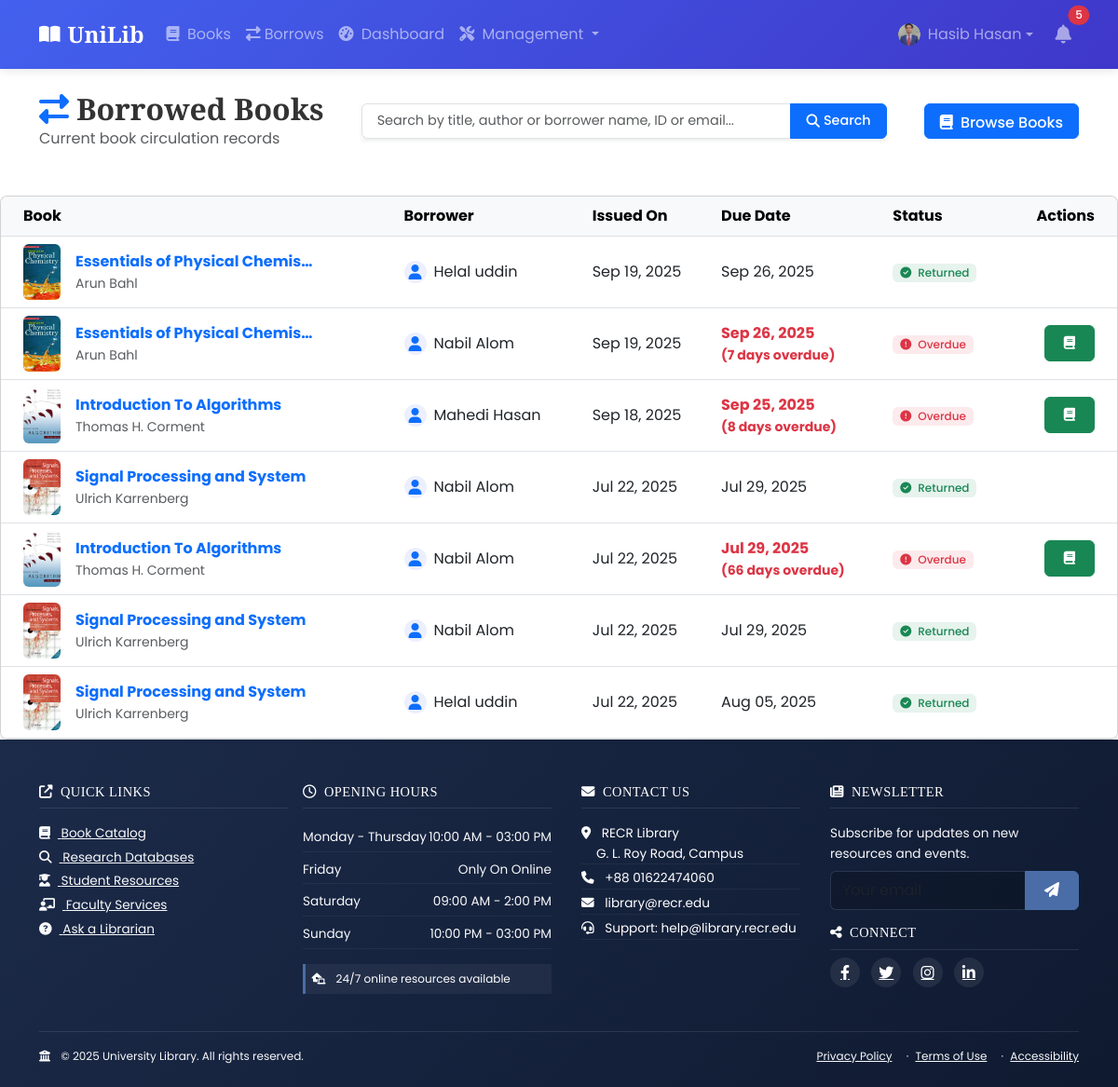
/transactions/borrows/ (signed in), run on an earlier commit of the app's database.
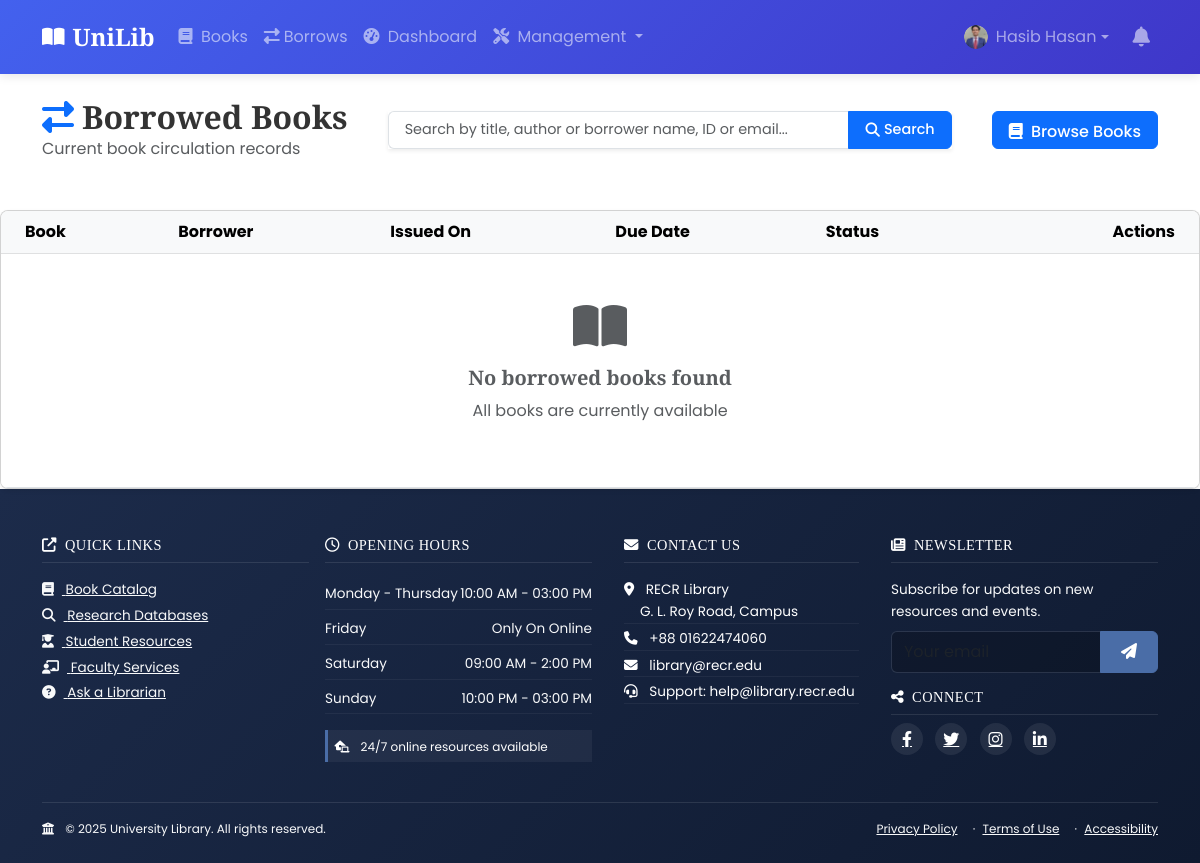
And on a later commit of the database.
### transactions/models.py (models this page shows, shortened)
class Borrow(models.Model):
    user = models.ForeignKey(User, on_delete=models.CASCADE, related_name='borrows')
    book = models.ForeignKey(Book, on_delete=models.CASCADE, related_name='borrows')
    issued_by = models.ForeignKey(User, on_delete=models.SET_NULL, null=True, related_name='issued_borrows')
    issue_date = models.DateField(auto_now_add=True)
    due_date = models.DateField()
    return_date = models.DateField(null=True, blank=True)
    is_returned = models.BooleanField(default=False)
    @property
    def is_overdue(self):
        return not self.is_returned and timezone.now().date() > self.due_date
    @property
    def overdue_days(self):
        if self.is_overdue:
            return (timezone.now().date() - self.due_date).days
        return 0

### books/models.py (models this page shows, shortened)
class Book(models.Model):
    title = models.CharField(max_length=200)
    author = models.CharField(max_length=100)
    isbn = models.CharField('ISBN', max_length=13, unique=True)
    publisher = models.CharField(max_length=100, blank=True)
    category = models.ForeignKey(Category, on_delete=models.SET_NULL, null=True)
    publication_date = models.DateField(null=True, blank=True)
    total_copies = models.PositiveIntegerField(default=1)
    available_copies = models.PositiveIntegerField(default=1)
    cover_image = models.ImageField(upload_to='book_covers/', blank=True, null=True)
    description = models.TextField(blank=True)
    created_at = models.DateTimeField(auto_now_add=True)
    updated_at = models.DateTimeField(auto_now=True)
    class Meta:
        ordering = ['title']

### accounts/models.py (models this page shows, shortened)
class User(AbstractUser):
    email = models.EmailField(unique=True)
    class Role(models.TextChoices):
        ADMIN = 'ADMIN', _('Admin')
        LIBRARIAN = 'LIBRARIAN', _('Librarian')
        STUDENT = 'STUDENT', _('Student')
        FACULTY = 'FACULTY', _('Faculty')
    role = models.CharField(max_length=10, choices=Role.choices, default=Role.STUDENT)
    university_id = models.CharField(max_length=20, unique=True)
    phone = models.CharField(max_length=15, blank=True)
    address = models.TextField(blank=True)
    profile_picture = models.ImageField(upload_to='profile_pics/', blank=True, null=True)
    def is_admin(self):
        return self.role == self.Role.ADMIN
    def is_librarian(self):
        return self.role == self.Role.LIBRARIAN
    def get_profile_picture(self):
        if self.profile_picture and hasattr(self.profile_picture, 'url'):
            return self.profile_picture.url
        return '/static/images/default_profile.png'

### transactions/views.py (the view, shortened to what this page needs)
# urls.py: path('borrows/', BorrowListView.as_view(), name='borrow-list'),
class BorrowListView(LoginRequiredMixin, ListView):
    model = Borrow
    template_name = 'transactions/borrow_list.html'
    context_object_name = 'borrows'
    paginate_by = 10
    def get_queryset(self):
        user = self.request.user
        queryset = Borrow.objects.all().order_by('-issue_date')
        search_query = self.request.GET.get('search', '').strip()
        if user.role in [User.Role.ADMIN, User.Role.LIBRARIAN]:
            return queryset
        return queryset.filter(user=user)

### notifications/utils.py (called while the page is built)
def notification_count(request):
    if request.user.is_authenticated:
        count = Notification.objects.filter(user=request.user, is_read=False).count()
        return {'unread_notification_count': count}
    return {}

### transactions/templates/transactions/borrow_list.html (shortened to what the changed rows need)
{% extends 'base.html' %}
{% block content %}
<div class="container py-4 animate__animated animate__fadeIn">
    <div class="d-flex flex-column flex-md-row justify-content-between align-items-center mb-4 gap-3">
        <div class="order-1 order-md-1 text-center text-md-start mb-3 mb-md-0">
            <h2 class="mb-0">
                <i class="fas fa-exchange-alt me-2 text-primary"></i>Borrowed Books
            </h2>
        </div>
    </div>
    </div>
    <div class="card shadow-sm">
        <div class="card-body p-0">
            <div class="table-responsive">
                <table class="table table-hover align-middle mb-0">
                    <thead class="table-light">
                        <tr>
                            <th class="ps-4">Book</th>
                            <th>Borrower</th>
                            <th>Issued On</th>
                            <th>Due Date</th>
                            <th>Status</th>
                            <th class="pe-4 text-end">Actions</th>
                        </tr>
                    </thead>
                    <tbody>
                        {% for borrow in borrows %}
                        <tr class="{% if borrow.is_overdue %}bg-danger-10{% elif borrow.is_returned %}bg-success-10{% endif %}">
                            <td class="ps-4">
                                <div class="d-flex align-items-center">
                                    {% if borrow.book.cover_image %}
                                    <img src="{{ borrow.book.cover_image.url }}"
                                         class="rounded me-3"
                                         alt="{{ borrow.book.title }}"
                                         style="width: 40px; height: 60px; object-fit: cover;">
                                    {% else %}
                                    <div class="rounded bg-light d-flex align-items-center justify-content-center me-3"
                                         style="width: 40px; height: 60px;">
                                        <i class="fas fa-book text-muted"></i>
                                    </div>
                                    {% endif %}
                                    <div>
                                        <a href="{% url 'book-detail' borrow.book.pk %}"
                                           class="text-primary fw-bold text-decoration-none">
                                            {{ borrow.book.title|truncatechars:30 }}
                                        </a>
                                        <p class="small text-muted mb-0">{{ borrow.book.author }}</p>
                                    </div>
                                </div>
                            </td>
                            <td>
                                <div class="d-flex align-items-center">
                                    <div class="avatar avatar-sm me-2">
                                        <i class="fas fa-user text-primary"></i>
                                    </div>
                                    {{ borrow.user.get_full_name }}
                                </div>
                            </td>
                            <td>{{ borrow.issue_date|date:"M d, Y" }}</td>
                            <td class="{% if borrow.is_overdue %}text-danger fw-bold{% endif %}">
                                {{ borrow.due_date|date:"M d, Y" }}
                                {% if borrow.is_overdue %}
                                <div class="small text-danger">({{ borrow.overdue_days }} days overdue)</div>
                                {% endif %}
                            </td>
                            <td>
                                {% if borrow.is_returned %}
                                <span class="badge bg-success bg-opacity-10 text-success">
                                    <i class="fas fa-check-circle me-1"></i> Returned
                                </span>
                                {% elif borrow.is_overdue %}
                                <span class="badge bg-danger bg-opacity-10 text-danger">
                                    <i class="fas fa-exclamation-circle me-1"></i> Overdue
                                </span>
                                {% else %}
                                <span class="badge bg-primary bg-opacity-10 text-primary">
                                    <i class="fas fa-book me-1"></i> Borrowed
                                </span>
                                {% endif %}
                            </td>
                            <td class="pe-4 text-end">
                                {% if not borrow.is_returned %}
                                <div class="btn-group btn-group-sm">
                                    <a href="{% url 'return-book' borrow.pk %}"
                                       class="btn btn-success"
                                       data-bs-toggle="tooltip"
                                       title="Return Book">
                                        <i class="fas fa-book"></i>
                                    </a>
                                </div>
                                {% endif %}
                            </td>
                        </tr>
                        {% empty %}
                        <tr>
                            <td colspan="6" class="text-center py-5">
                                <i class="fas fa-book-open fa-3x text-muted mb-3"></i>
                                <h5 class="text-muted">No borrowed books found</h5>
                                <p class="text-muted">All books are currently available</p>
                            </td>
                        </tr>
                        {% endfor %}
                    </tbody>
                </table>
            </div>
        </div>
    </div>
{% endblock %}

### templates/base.html (shortened to what the changed rows need)
{% load static %}
<!DOCTYPE html>
<html lang="en">
<head>
    <link href="https://cdn.jsdelivr.net/npm/bootstrap@5.3.0/dist/css/bootstrap.min.css" rel="stylesheet">
    <link rel="stylesheet" href="https://cdnjs.cloudflare.com/ajax/libs/font-awesome/6.4.0/css/all.min.css">
    <link rel="stylesheet" href="https://cdnjs.cloudflare.com/ajax/libs/animate.css/4.1.1/animate.min.css"/>
    <link rel="stylesheet" href="{% static 'css/style.css' %}">
</head>
<body class="d-flex flex-column min-vh-100">
    <nav class="navbar navbar-expand-lg navbar-dark bg-gradient-primary">
        <div class="container">
            <div class="collapse navbar-collapse" id="navbarNav">
                <ul class="navbar-nav">
                {% if user.is_authenticated %}
                <li class="nav-item d-flex align-items-center">
                    <a class="nav-link position-relative" href="{% url 'notification-list' %}">
                        <i class="fas fa-bell fa-lg"></i>
                        {% if unread_notification_count %}
                            <span class="position-absolute top-0 start-100 translate-middle badge rounded-pill bg-danger">
                                {{ unread_notification_count }}
                            </span>
                        {% endif %}
                    </a>
                </li>
                {% endif %}
            </ul>
            </div>
        </div>
    </nav>
    <main class="flex-grow-1">
        {% block content %}{% endblock %}
    </main>
</body>
</html>

What changed in the data, as far as the page shows it:
removed Borrow: book.cover_image (picture), book "Essentials of Physical Chemis…", book.author "Arun Bahl", user.get_full_name "Helal uddin", issue_date "Sep 19, 2025", due_date "Sep 26, 2025", is_returned True (drawn)
removed Borrow: book.cover_image (picture), book "Essentials of Physical Chemis…", book.author "Arun Bahl", user.get_full_name "Nabil Alom", issue_date "Sep 19, 2025", due_date "Sep 26, 2025", overdue_days "7", shows "Overdue"
removed Borrow: book.cover_image (picture), book "Introduction To Algorithms", book.author "Thomas H. Corment", user.get_full_name "Mahedi Hasan", issue_date "Sep 18, 2025", due_date "Sep 25, 2025", overdue_days "8", shows "Overdue"
removed Borrow: book.cover_image (picture), book "Signal Processing and System", book.author "Ulrich Karrenberg", user.get_full_name "Nabil Alom", issue_date "Jul 22, 2025", due_date "Jul 29, 2025", is_returned True (drawn)
removed Borrow: book.cover_image (picture), book "Introduction To Algorithms", book.author "Thomas H. Corment", user.get_full_name "Nabil Alom", issue_date "Jul 22, 2025", due_date "Jul 29, 2025", overdue_days "66", shows "Overdue"
removed Borrow: book.cover_image (picture), book "Signal Processing and System", book.author "Ulrich Karrenberg", user.get_full_name "Nabil Alom", issue_date "Jul 22, 2025", due_date "Jul 29, 2025", is_returned True (drawn)
removed Borrow: book.cover_image (picture), book "Signal Processing and System", book.author "Ulrich Karrenberg", user.get_full_name "Helal uddin", issue_date "Jul 22, 2025", due_date "Aug 05, 2025", is_returned True (drawn)
Also different on the page:
{{ unread_notification_count }}: "5" → (not shown)
text now shown: "No borrowed books found All books are currently available"
